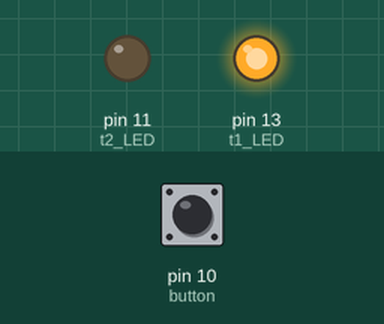
This sketch was run on a simulated Arduino Uno, built with avr-gcc and run on an emulated ATmega328P. On the bench: output pins drawn as LEDs (lit = HIGH). Inputs (shaded band) come from the test bench; at power-on: pin 10 (button) LOW.

Above: at 1.2 s.
1.3 s: pin 10 (button) pulled HIGH for 3.2 s
At 3.8 s:
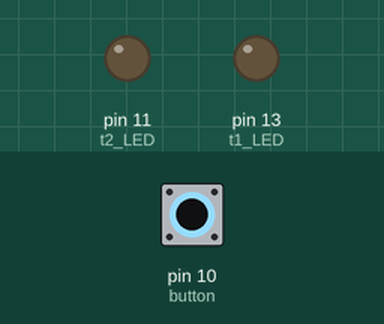
At 6.3 s:
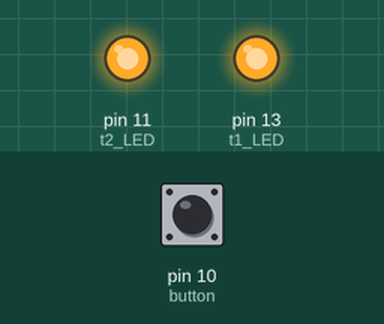
Timing chart, 0 to 7.8 s (numbered marks = the images above; inputs shaded):
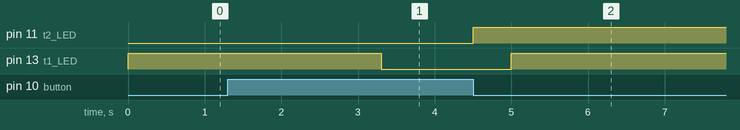

The sketch:

millis_8.ino
```cpp
int button = 10;
int t1_LED = 13;
int t2_LED = 11;
unsigned long cnt1=3;
unsigned long cnt2=6;
unsigned long times=3;

int ledStates=0;
void setup(){
  pinMode(button,INPUT);
  pinMode(t1_LED,OUTPUT);
  pinMode(t2_LED,OUTPUT);
}
void loop(){
  if(digitalRead(button)==HIGH&&cnt1==0)
  {
    cnt1=millis();
  }
  else if (cnt1>0 && digitalRead(button)==LOW)
  {
    times=millis()-cnt1;
    cnt1=0;
  }
  else if (digitalRead(button)==LOW)
  {
    times=millis()-cnt1;
    cnt1=0;
  }
  else if (digitalRead(button)==LOW)
  {
    times=0;
  }

  if (times > 0)
  {
    if (times > 5000)
    {
      ledStates=1;
    }
    else if (times > 3000)
    {
      ledStates=2;
    }
    else if (times > 2000)
    {
      ledStates=3;
    }

    cnt2=millis();
    times=0;
  }

  if (cnt2 > 0)
  {
    if (millis() > cnt2+2000)
    {
      cnt2=0;
      ledStates=0;

      digitalWrite(t1_LED, LOW);
      digitalWrite(t2_LED, LOW);
    }

    switch (ledStates)
    {
      case 1:
        digitalWrite(t1_LED, HIGH);
      break;
      case 2:
        digitalWrite(t2_LED, HIGH);
      break;
    }
  }
}
```

Measured:
- after the input at 1.3 s, pin 11 (t2_LED): LOW → HIGH after 3.2 s instead of 1.7 s; pin 13 (t1_LED): HIGH → LOW after 2.0 s, → HIGH 1.7 s later
